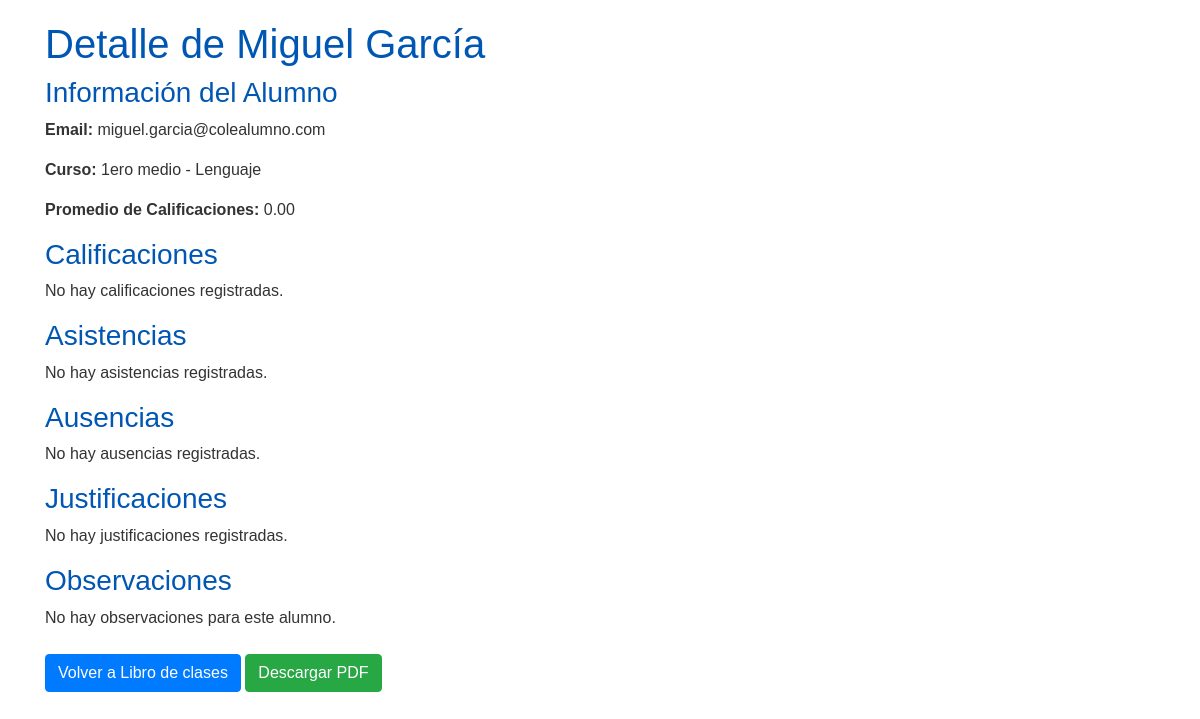
/alumno_detalle/1/2/ (signed in), run on the app's committed database.
### core/models.py (models this page shows, shortened)
class Alumno(models.Model):
    establecimiento = models.ForeignKey(Establecimiento, on_delete=models.CASCADE, related_name='alumnos', null=True, blank=True)
    user = models.OneToOneField(User, on_delete=models.CASCADE)
    nombre = models.CharField(max_length=100)
    apellido = models.CharField(max_length=200, default='Sin apellido')
    email = models.EmailField(unique=True)
    apoderado = models.ForeignKey(Apoderado, related_name='alumnos', on_delete=models.SET_NULL, null=True)
    estado_admision = models.CharField(max_length=50, default='Pendiente')

class Curso(models.Model):
    establecimiento = models.ForeignKey(Establecimiento, on_delete=models.CASCADE, related_name='cursos', null=True, blank=True)
    nombre = models.CharField(max_length=100)
    asignatura = models.CharField(max_length=100)
    profesor = models.ForeignKey('Profesor', on_delete=models.CASCADE)
    alumnos = models.ManyToManyField('Alumno', blank=True, related_name='cursos_asignados')
    dias = models.CharField(max_length=100)
    hora = models.TimeField()
    sala = models.CharField(max_length=50, default='Sala por asignar')

### core/views.py (the view, shortened to what this page needs)
# urls.py: path('alumno_detalle/<int:establecimiento_id>/<int:alumno_id>/', views.alumno_detalle, name='alumno_detalle'),
@login_required
def alumno_detalle(request, establecimiento_id, alumno_id):
    establecimiento = get_object_or_404(Establecimiento, id=establecimiento_id)
    alumno = get_object_or_404(Alumno, id=alumno_id, establecimiento=establecimiento)
    curso_alumno = CursoAlumno.objects.filter(alumno=alumno).first()
    curso_actual = curso_alumno.curso if curso_alumno else None
    calificaciones = Calificacion.objects.filter(alumno=alumno, curso=curso_actual)
    promedio = calificaciones.aggregate(promedio=Avg('nota'))['promedio'] or 0
    asistencias = Asistencia.objects.filter(curso=curso_actual, alumnos_presentes=alumno)
    ausencias = Asistencia.objects.filter(curso=curso_actual, alumnos_ausentes=alumno)
    justificaciones = Asistencia.objects.filter(curso=curso_actual, alumnos_justificados=alumno)
    observaciones = Observacion.objects.filter(alumno=alumno, curso=curso_actual)
    context = {
        'alumno': alumno,
        'curso': curso_actual,
        'calificaciones': calificaciones,
        'asistencias': asistencias,
        'ausencias': ausencias,
        'justificaciones': justificaciones,
        'observaciones': observaciones,  # Incluir observaciones en el contexto
        'promedio': promedio,
        'establecimiento': establecimiento  # Incluir establecimiento en el contexto
    }
    return render(request, 'alumno_detalle.html', context)

### core/templates/alumno_detalle.html (shortened to what this page needs)
<!DOCTYPE html>
<html lang="es">
<head>
    <link rel="stylesheet" href="https://stackpath.bootstrapcdn.com/bootstrap/4.5.2/css/bootstrap.min.css">
</head>
<body>
    <div class="container">
        <h1>Detalle de {{ alumno.nombre }} {{ alumno.apellido }}</h1>
        <h3>Información del Alumno</h3>
        <p><strong>Email:</strong> {{ alumno.email }}</p>
        <p><strong>Curso:</strong>
            {% if curso %}
                {{ curso.nombre }}
            {% else %}
                No asignado
            {% endif %}
        </p>
        <p><strong>Promedio de Calificaciones:</strong> {{ promedio|floatformat:2 }}</p>
        <h3>Calificaciones</h3>
        <ul>
            {% for calificacion in calificaciones %}
                <li>Nota: {{ calificacion.nota }} - Fecha: {{ calificacion.fecha }}</li>
            {% empty %}
                <li>No hay calificaciones registradas.</li>
            {% endfor %}
        </ul>
        <h3>Asistencias</h3>
        <ul>
            {% for asistencia in asistencias %}
                <li>Fecha: {{ asistencia.fecha }} - Presente</li>
            {% empty %}
                <li>No hay asistencias registradas.</li>
            {% endfor %}
        </ul>
        <h3>Ausencias</h3>
        <ul>
            {% for ausencia in ausencias %}
                <li>Fecha: {{ ausencia.fecha }} - Ausente</li>
            {% empty %}
                <li>No hay ausencias registradas.</li>
            {% endfor %}
        </ul>
        <h3>Justificaciones</h3>
        <ul>
            {% for justificacion in justificaciones %}
                <li>Fecha: {{ justificacion.fecha }} - Justificado</li>
            {% empty %}
                <li>No hay justificaciones registradas.</li>
            {% endfor %}
        </ul>
        <h3>Observaciones</h3>
        <ul>
            {% for observacion in observaciones %}
                <li>Fecha: {{ observacion.fecha }} - {{ observacion.contenido }}</li>
            {% empty %}
                <li>No hay observaciones para este alumno.</li>
            {% endfor %}
        </ul>
        <div class="mt-4">
            {% if curso %}
                <a href="{% url 'libro_clases' establecimiento.id curso.id %}" class="btn btn-primary">Volver a Libro de clases</a>
            {% else %}
                <a href="#" class="btn btn-secondary disabled">Libro de clases no disponible</a>
            {% endif %}
            <a href="{% url 'descargar_pdf_alumno' establecimiento.id alumno.id %}" class="btn btn-success">Descargar PDF</a>
        </div>
    </div>
</body>
</html>

### core/templates/alumno_detalle.html (style rules this page uses)
body { font-family: Arial, sans-serif; margin: 20px; padding: 0; color: #333; }
h1, h3 { color: #0056b3; }
ul { list-style-type: none; padding: 0; }
li { margin: 5px 0; }

### data on the page
Alumno: nombre "Miguel", apellido "García", email "miguel.garcia@colealumno.com"
Curso: nombre "1ero medio - Lenguaje"

### other printed values
{{ promedio|floatformat:2 }} "0.00"
